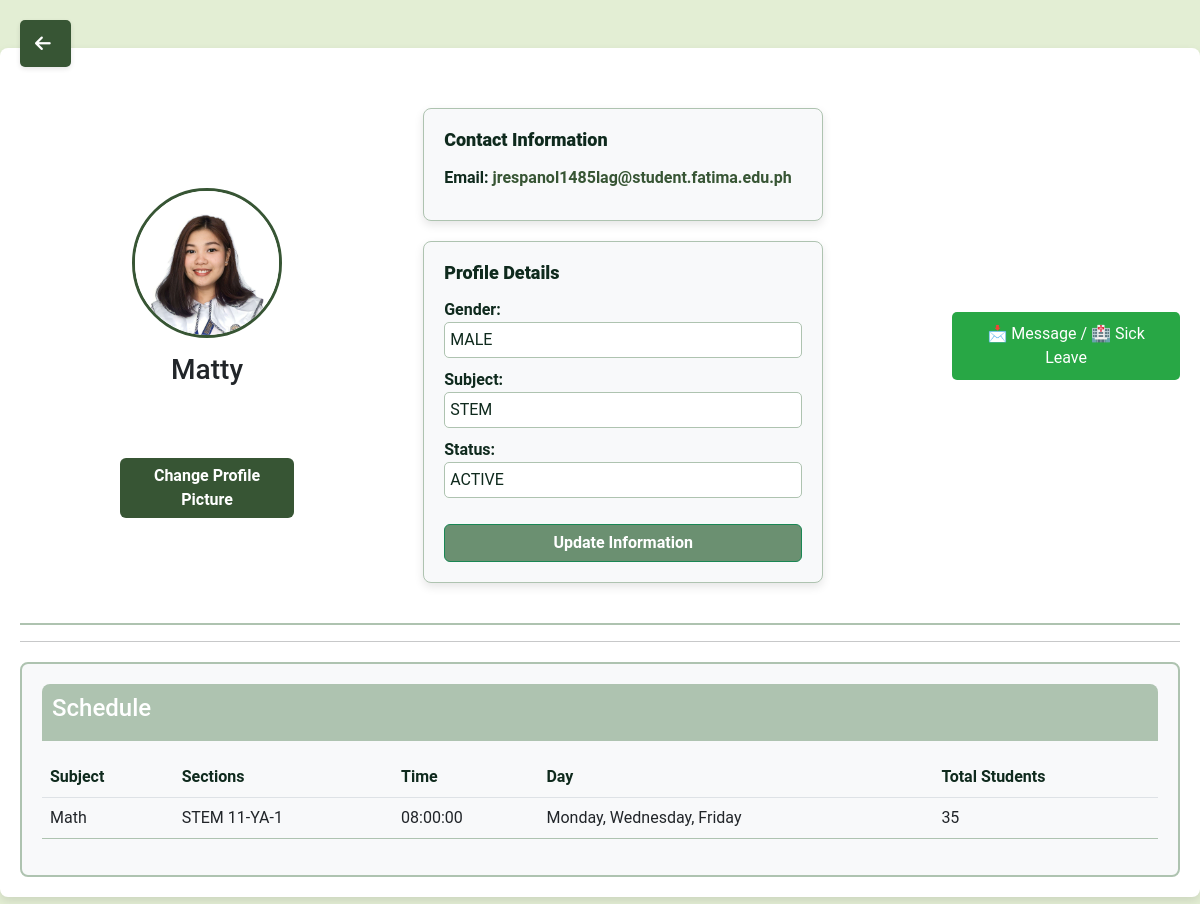
Page /Faculty/prof_profile.php?error=1 (signed in) on the committed database.
### tables this page shows
CREATE TABLE `users` (
  `id` int(11) NOT NULL,
  `fullname` varchar(255) NOT NULL,
  `username` varchar(255) NOT NULL,
  `email` varchar(255) NOT NULL,
  `password` varchar(255) NOT NULL,
  `profile_pic` varchar(255) DEFAULT NULL,
  `reset_token` varchar(255) DEFAULT NULL,
  `token_expiry` datetime DEFAULT NULL,
  `remember_token` varchar(64) DEFAULT NULL,
  `gender` varchar(10) DEFAULT NULL,
  `department` varchar(50) DEFAULT NULL,
  `subject` varchar(50) DEFAULT NULL,
  `status` varchar(20) DEFAULT NULL
);

CREATE TABLE `facultyschedule` (
  `schedule_id` int(11) NOT NULL,
  `id` int(11) NOT NULL,
  `fullname` varchar(255) NOT NULL,
  `subject` varchar(255) NOT NULL,
  `sections` varchar(50) NOT NULL,
  `time` time NOT NULL,
  `day` varchar(50) NOT NULL,
  `total_students` int(11) NOT NULL
);

### Faculty/prof_profile.php (the view, shortened to what this page needs)
<?php
$user_id = $_SESSION["id"];
require '../signin&signout/config.php';
$stmt = $conn->prepare("SELECT username, email, gender, department, subject, status, profile_pic FROM users WHERE id = ?");
$stmt->bind_param("i", $user_id);
$stmt->execute();
$result = $stmt->get_result();
$user = $result->fetch_assoc();
$user_name = isset($user['username']) ? htmlspecialchars($user['username'], ENT_QUOTES, 'UTF-8') : 'Unknown User';
$email = isset($user['email']) ? htmlspecialchars($user['email'], ENT_QUOTES, 'UTF-8') : 'Not Available';
$gender = isset($user['gender']) ? htmlspecialchars($user['gender'], ENT_QUOTES, 'UTF-8') : 'Not Specified';
$subject = isset($user['subject']) ? htmlspecialchars($user['subject'], ENT_QUOTES, 'UTF-8') : 'Not Assigned';
$status = isset($user['status']) ? htmlspecialchars($user['status'], ENT_QUOTES, 'UTF-8') : 'Not Specified';
$servername = "localhost";
$username = "root";
$password = "";
$dbname = "enrollment_db";
$conn = new mysqli($servername, $username, $password, $dbname);
$sql = "SELECT subject, sections, time, day, total_students
        FROM FacultySchedule
        WHERE id = ?";
$stmt = $conn->prepare($sql);
$stmt->bind_param("i", $user_id);
$stmt->execute();
$schedule_result = $stmt->get_result();
?>
<!DOCTYPE html>
<html lang="en">
<head>
  <link href="https://cdn.jsdelivr.net/npm/bootstrap@5.2.3/dist/css/bootstrap.min.css" rel="stylesheet">
  <link href="https://cdnjs.cloudflare.com/ajax/libs/font-awesome/6.0.0-beta3/css/all.min.css" rel="stylesheet">
</head>
<body>
<div class="container mt-5">
  <div class="info-section">
    <div class="info-left">
      <a href="../Faculty/profDASHBOARD.php">
        <button class="back-arrow"><i class="fa-solid fa-arrow-left"></i></button>
      </a>
      <img src="../<?php echo $_SESSION['profile_pic']; ?>" alt="<?php echo htmlspecialchars($user_name, ENT_QUOTES, 'UTF-8'); ?>" class="profile-pic rounded-circle">
      <h3><?php echo $user_name; ?></h3>
      <span class="badge badge-custom">FACULTY</span>
      <button class="btn btn-primary mt-2" id="change-profile-btn">Change Profile Picture</button>
    </div>
    <div class="info-details">
  <div class="info-card">
    <h5><strong>Contact Information</strong></h5>
    <p><strong>Email:</strong> <a href="mailto:<?php echo $email; ?>"><?php echo $email; ?></a></p>
  </div>
  <div class="info-card">
    <h5><strong>Profile Details</strong></h5>
    <form action="update_user_info.php" method="POST">
      <p><strong>Gender:</strong>
        <select name="gender" class="form-control" required>
          <option value="MALE" <?php if ($gender == 'MALE') echo 'selected'; ?>>MALE</option>
        </select>
      </p>
      <p><strong>Subject:</strong>
        <select name="subject" class="form-control" required>
          <option value="STEM" <?php if ($subject == 'STEM') echo 'selected'; ?>>STEM</option>
        </select>
      </p>
      <p><strong>Status:</strong>
        <select name="status" class="form-control" required>
          <option value="ACTIVE" <?php if ($status == 'ACTIVE') echo 'selected'; ?>>ACTIVE</option>
        </select>
      </p>
      <button type="submit" class="btn btn-success mt-3">Update Information</button>
    </form>
  </div>
</div>
    <div class="info-right">
      <div class="stats-right">
        <button class="action-button" onclick="handleCombinedAction()">
          📩 Message / 🏥 Sick Leave
        </button>
      </div>
    </div>
  </div>
  <hr>
<div class="schedule-section">
  <div class="schedule-header">
    <h4>Schedule</h4>
  </div>
  <table class="table mt-3" id="schedule-table">
    <thead>
      <tr>
        <th>Subject</th>
        <th>Sections</th>
        <th>Time</th>
        <th>Day</th>
        <th>Total Students</th>
      </tr>
    </thead>
    <tbody id="schedule-table-body">
  <?php if ($schedule_result->num_rows > 0): ?>
    <?php while ($schedule = $schedule_result->fetch_assoc()): ?>
      <tr>
        <td><?php echo htmlspecialchars($schedule['subject'], ENT_QUOTES, 'UTF-8'); ?></td>
        <td><?php echo htmlspecialchars($schedule['sections'], ENT_QUOTES, 'UTF-8'); ?></td>
        <td><?php echo htmlspecialchars($schedule['time'], ENT_QUOTES, 'UTF-8'); ?></td>
        <td><?php echo htmlspecialchars($schedule['day'], ENT_QUOTES, 'UTF-8'); ?></td>
        <td><?php echo htmlspecialchars($schedule['total_students'], ENT_QUOTES, 'UTF-8'); ?></td>
      </tr>
    <?php endwhile; ?>
  <?php else: ?>
    <tr>
      <td colspan="5">No schedule available for your account.</td>
    </tr>
  <?php endif; ?>
</tbody>
  </table>
</div>
</div>
</body>
</html>

### Faculty/prof_profile.php (style rules this page uses)
body { font-family: 'Roboto', sans-serif; background-color: #E3EED4; }
.container { background-color: #FFFFFF; border-radius: 8px; padding: 20px; box-shadow: 0 4px 10px rgba(0, 0, 0, 0.1); margin: 20px auto; max-width: 1500px; margin-bottom: 40px; }
.info-section { display: flex; justify-content: space-between; align-items: center; gap: 20px; padding: 20px 0; border-bottom: 2px solid #AEC3B0; }
.info-left { display: flex; flex-direction: column; align-items: center; gap: 15px; position: relative; margin-left: 100px; }
.profile-pic { width: 150px; height: 150px; border-radius: 50%; object-fit: cover; border: 3px solid #375534; }
.badge-custom { margin-top: 5px; }
.info-details p { font-size: 16px; margin: 5px 0; color: #0F2A1D; }
.info-right { text-align: right; }
.stats-right { display: flex; gap: 20px; }
.schedule-section { background-color: #F8F9FA; border-radius: 8px; padding: 20px; margin-top: 20px; border: 2px solid #AEC3B0; }
.schedule-header { display: flex; justify-content: space-between; align-items: center; background-color: #AEC3B0; padding: 10px; border-radius: 8px 8px 0 0; color: white; }
table { width: 100%; border-collapse: collapse; }
table thead th { background-color: #E3EED4; color: #0F2A1D; text-align: left; padding: 10px; }
table tbody td { padding: 10px; border-bottom: 1px solid #AEC3B0; }
.btn { font-weight: bold; }
.btn-primary { background-color: #375534; color: white; border: none; }
.btn-success { background-color: #6B9071; color: white; }
.back-arrow { position: fixed; top: 20px; left: 20px; font-size: 18px; padding: 10px 15px; background-color: #375534; color: white; border: none; border-radius: 5px; cursor: pointer; text-align: center; box-shadow: 0 2px 5px rgba(0, 0, 0, 0.1); }
.back-arrow i { margin-right: 5px; }
.action-button { background-color: #28a745; color: white; border: none; padding: 10px 20px; border-radius: 5px; cursor: pointer; font-size: 16px; transition: background-color 0.3s; display: flex; align-items: center; justify-content: center; gap: 8px; }
.info-details { display: flex; gap: 20px; justify-content: center; flex-wrap: wrap; padding: 20px; }
.info-card { background-color: #F8F9FA; border: 1px solid #AEC3B0; border-radius: 8px; padding: 20px; width: 100%; max-width: 400px; box-shadow: 0 4px 10px rgba(0, 0, 0, 0.1); }
.info-card h5 { margin-bottom: 15px; color: #0F2A1D; font-size: 18px; font-weight: bold; }
.info-card p { font-size: 16px; color: #0F2A1D; margin-bottom: 10px; }
.info-card a { color: #375534; text-decoration: none; font-weight: bold; }
.form-control { font-size: 16px; border-radius: 5px; border: 1px solid #AEC3B0; padding: 5px; color: #0F2A1D; }
.btn-success { width: 100%; margin-top: 10px; }

### rows in the picture
users: username "Matty", email "jrespanol1485lag@student.fatima.edu.ph", subject "STEM"
facultyschedule: subject "Math", sections "STEM 11-YA-1", time "08:00:00", day "Monday, Wednesday, Friday", total_students "35"
